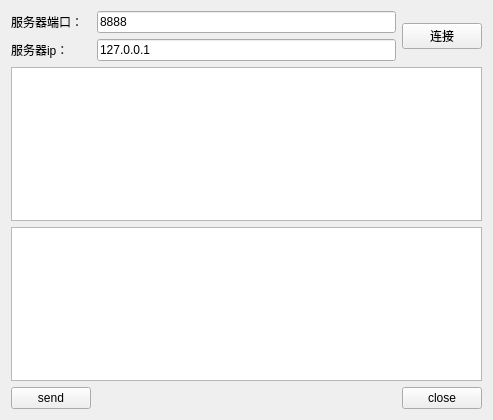
<?xml version="1.0" encoding="UTF-8"?>
<ui version="4.0">
 <class>ClientWidget</class>
 <widget class="QWidget" name="ClientWidget">
  <property name="geometry">
   <rect>
    <x>0</x>
    <y>0</y>
    <width>493</width>
    <height>420</height>
   </rect>
  </property>
  <property name="windowTitle">
   <string>ClientWidget</string>
  </property>
  <layout class="QGridLayout" name="gridLayout">
   <item row="0" column="0">
    <widget class="QLabel" name="label">
     <property name="text">
      <string>服务器端口：</string>
     </property>
    </widget>
   </item>
   <item row="0" column="1">
    <widget class="QLineEdit" name="lineEditPort">
     <property name="text">
      <string>8888</string>
     </property>
    </widget>
   </item>
   <item row="1" column="0">
    <widget class="QLabel" name="label_3">
     <property name="text">
      <string>服务器ip：</string>
     </property>
    </widget>
   </item>
   <item row="1" column="1">
    <widget class="QLineEdit" name="lineEditIp">
     <property name="text">
      <string>127.0.0.1</string>
     </property>
    </widget>
   </item>
   <item row="2" column="0" colspan="3">
    <widget class="QTextEdit" name="textEditRead">
     <property name="readOnly">
      <bool>true</bool>
     </property>
    </widget>
   </item>
   <item row="3" column="0" colspan="3">
    <widget class="QTextEdit" name="textEditWrite"/>
   </item>
   <item row="4" column="0">
    <widget class="QPushButton" name="buttonSend">
     <property name="text">
      <string>send</string>
     </property>
    </widget>
   </item>
   <item row="4" column="1">
    <spacer name="horizontalSpacer">
     <property name="orientation">
      <enum>Qt::Horizontal</enum>
     </property>
     <property name="sizeHint" stdset="0">
      <size>
       <width>268</width>
       <height>20</height>
      </size>
     </property>
    </spacer>
   </item>
   <item row="4" column="2">
    <widget class="QPushButton" name="buttonClose">
     <property name="text">
      <string>close</string>
     </property>
    </widget>
   </item>
   <item row="0" column="2" rowspan="2">
    <widget class="QPushButton" name="buttonConnect">
     <property name="text">
      <string>连接</string>
     </property>
    </widget>
   </item>
  </layout>
 </widget>
 <resources/>
 <connections/>
</ui>
